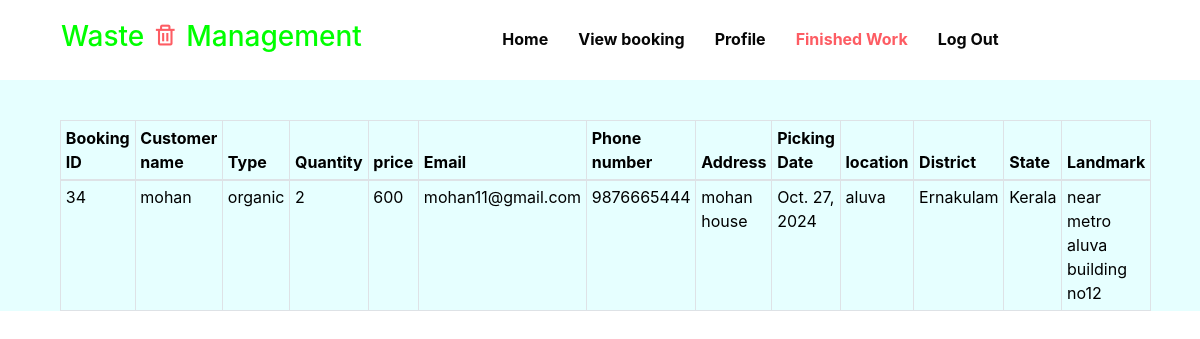
The page /viewfinishedwork (signed in) on the database its author committed.
### app1/models.py (models this page shows)
class finishedworks(models.Model):
    user_details = models.ForeignKey(register, on_delete=models.CASCADE, null=True)
    emp_details = models.ForeignKey(driverreg, on_delete=models.CASCADE, null=True)
    name = models.CharField(max_length=15)
    email = models.EmailField()
    type = models.CharField(max_length=100)
    quantity = models.IntegerField()
    price = models.IntegerField()
    phonenumber = models.IntegerField()
    address = models.CharField(max_length=15)
    pickingdate = models.DateField()
    city = models.CharField(max_length=50)
    landmark = models.CharField(max_length=15)
    district = models.CharField(max_length=100)
    state = models.CharField(max_length=100)

### app1/views.py (the view)
# urls.py: path('viewfinishedwork', views.viewfinishedwork),
def viewfinishedwork(request):
    if 'empid' in request.session:
        a = driverreg.objects.get(name=request.session['empid'])
        b = finishedworks.objects.filter(city=a.location)
        return render(request, "viewfinishedwork.html", {'b': b, 'cc': a})

### template/viewfinishedwork.html (shortened to what this page needs)
<!doctype html>
{% load static %}
<html lang="en">
<head>
    <link rel="stylesheet" href="{% static 'assets/css/style-starter.css' %}">
  <link rel="stylesheet" href="https://cdn.jsdelivr.net/npm/bootstrap@4.6.2/dist/css/bootstrap.min.css">
  <link rel="stylesheet" href="https://cdn.jsdelivr.net/npm/bootstrap@4.6.2/dist/css/bootstrap.min.css">
     <link rel="stylesheet" href="https://cdn.jsdelivr.net/npm/bootstrap@4.6.2/dist/css/bootstrap.min.css">
    <link href='https://unpkg.com/boxicons@2.1.4/css/boxicons.min.css' rel='stylesheet'>
</head>
<body style="background-color:  #e6ffff">
    <header id="site-header" class="fixed-top">
        <div class="container">
            <nav class="navbar navbar-expand-lg stroke">
                <h1>
                    <a class="navbar-brand" href="index">
                       <h3 style="color:  #00ff00">Waste <i class='bx bx-trash'></i> Management</h3>
                    </a>
                </h1>
                <div class="collapse navbar-collapse" id="navbarTogglerDemo02">
                    <ul class="navbar-nav mx-lg-auto">
                          <li class="nav-item">
                            <a class="nav-link" href="driverhome">Home </span></a>
                        </li>
                         <li class="nav-item">
                            <a class="nav-link" href="d_viewbooking">View booking</a>
                        </li>
                        <li class="nav-item">
                            <a class="nav-link" href="driverprofile">Profile</a>
                        </li>
                        <li class="nav-item active">
                            <a class="nav-link" href="viewfinishedwork">Finished Work</a>
                        </li>
                        <li class="nav-item">
                            <a class="nav-link" href="home">Log Out</a>
                        </li>
                    </ul>
                </div>
                        </div>
    </header>
<div class="container">
    <div class="container pt-5 mt-5">
  <table class="table table-bordered table-sm">
    <thead>
      <tr>
        <th style="color:black">Booking ID<b></b></th>
        <th style="color:black">Customer name<b></b></th>
        <th style="color:black">Type<b></b></th>
          <th style="color:black">Quantity<b></b></th>
          <th style="color:black">price<b></b></th>
        <th style="color:black">Email<b></b></th>
        <th style="color:black">Phone number<b></b></th>
           <th style="color:black">Address<b></b></th>
           <th style="color:black">Picking Date<b></b></th>
            <th style="color:black">location<b></b></th>
            <th style="color:black">District<b></b></th>
            <th style="color:black">State<b></b></th>
          <th style="color:black">Landmark<b></b></th>
      </tr>
    </thead>
    <tbody>
    {% for i in b %}
      <tr>
          <td style="color:black">{{i.id}}</td>
        <td style="color:black">{{i.name}}</td>
        <td style="color:black">{{i.type}}</td>
          <td style="color:black">{{i.quantity}}</td>
          <td style="color:black">{{i.price}}</td>
        <td style="color:black">{{i.email}}</td>
        <td style="color:black">{{i.phonenumber}}</td>
          <td style="color:black">{{i.address}}</td>
          <td style="color:black">{{i.pickingdate}}</td>
          <td style="color:black">{{i.city}}</td>
          <td style="color:black">{{i.district}}</td>
          <td style="color:black">{{i.state}}</td>
          <td style="color:black">{{i.landmark}}</td>
    </tr>
    {% endfor %}
    </tbody>
  </table>
</div>
</body>
</html>

### rows shown on the page
finishedworks: id "34", name "mohan", type "organic", quantity "2", price "600", email "mohan11@gmail.com", phonenumber "9876665444", address "mohan house", pickingdate "Oct. 27, 2024", city "aluva", district "Ernakulam", state "Kerala", landmark "near metro aluva building no12"
